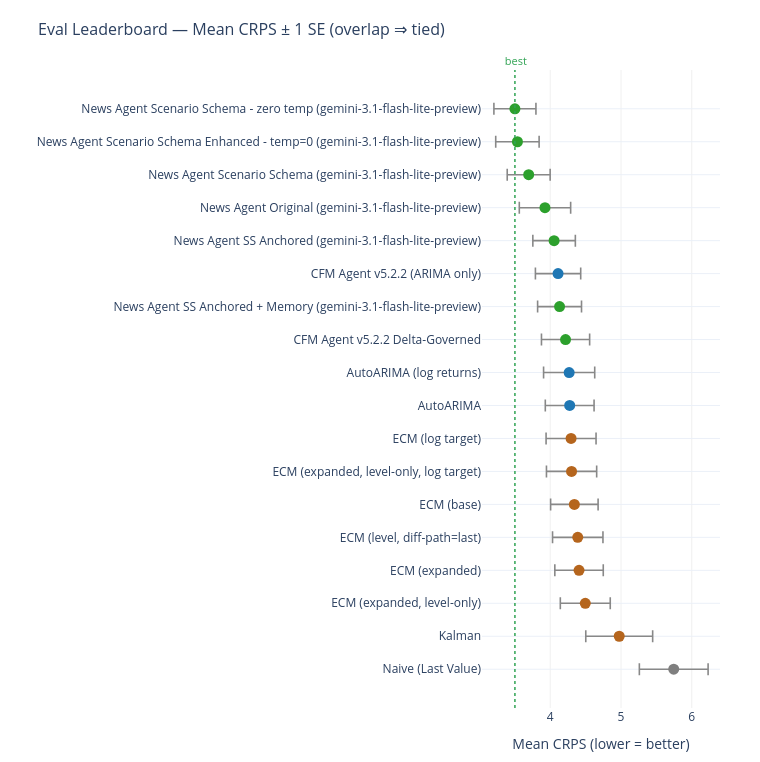

Notebook source saved alongside this figure:
### Code cell
from energy_oil_forecasting import viz
from energy_oil_forecasting.analysis import leaderboard_with_uncertainty, predictions_to_frame


# Same leaderboard, now with a standard-error bar on each mean. If the bars of
# the top methods overlap, their ordering is not statistically distinguishable.
#
# This is the backtest twin of the eval chart in Section 7, and it is the more
# informative of the two: 43 origins here against the eval window's 8, so the
# bars are roughly 2.3x tighter and can separate methods the eval chart cannot.
# Read them together rather than either alone -- a gap that clears the noise
# here but not there is an in-sample edge that has not been shown to survive,
# which is the pattern most of this line-up follows.
backtest_frame = predictions_to_frame(backtest_results, data_service)
backtest_board = leaderboard_with_uncertainty(backtest_frame)
viz.make_leaderboard_interval_chart(backtest_board)

### Figure 1 — Plotly figure (JSON) as saved in the notebook; plotly's stock layout.template omitted (floating-point values rounded to 4 significant figures)
{"data": [{"error_x": {"array": [0.4857, 0.4725, 0.3527, 0.3422, 0.3561, 0.3354, 0.3547, 0.353, 0.3445, 0.3613, 0.3402, 0.3102, 0.32, 0.3003, 0.3627, 0.3033, 0.3066, 0.297], "color": "#888888", "thickness": 1.6, "type": "data", "width": 6}, "hovertemplate": "%{y}<br>CRPS %{x:.3f} ± %{error_x.array:.3f}<extra></extra>", "marker": {"color": ["#7f7f7f", "#b5651d", "#b5651d", "#b5651d", "#b5651d", "#b5651d", "#b5651d", "#b5651d", "#1f77b4", "#1f77b4", "#2ca02c", "#2ca02c", "#1f77b4", "#2ca02c", "#2ca02c", "#2ca02c", "#2ca02c", "#2ca02c"], "size": 11}, "mode": "markers", "showlegend": false, "type": "scatter", "x": [5.745, 4.975, 4.495, 4.407, 4.389, 4.341, 4.302, 4.295, 4.275, 4.267, 4.217, 4.132, 4.111, 4.055, 3.926, 3.696, 3.537, 3.501], "y": ["Naive (Last Value)", "Kalman", "ECM (expanded, level-only)", "ECM (expanded)", "ECM (level, diff-path=last)", "ECM (base)", "ECM (expanded, level-only, log target)", "ECM (log target)", "AutoARIMA", "AutoARIMA (log returns)", "CFM Agent v5.2.2 Delta-Governed", "News Agent SS Anchored + Memory (gemini-3.1-flash-lite-preview)", "CFM Agent v5.2.2 (ARIMA only)", "News Agent SS Anchored (gemini-3.1-flash-lite-preview)", "News Agent Original (gemini-3.1-flash-lite-preview)", "News Agent Scenario Schema (gemini-3.1-flash-lite-preview)", "News Agent Scenario Schema Enhanced - temp=0 (gemini-3.1-flash-lite-preview)", "News Agent Scenario Schema - zero temp (gemini-3.1-flash-lite-preview)"]}], "layout": {"annotations": [{"font": {"color": "#31a354", "size": 11}, "showarrow": false, "text": " best", "x": 3.501, "xanchor": "center", "xref": "x", "y": 1, "yanchor": "bottom", "yref": "y domain"}], "height": 762, "margin": {"b": 50, "l": 230, "r": 40, "t": 70}, "shapes": [{"line": {"color": "#31a354", "dash": "dot", "width": 1.5}, "type": "line", "x0": 3.501, "x1": 3.501, "xref": "x", "y0": 0, "y1": 1, "yref": "y domain"}], "title": {"font": {"size": 16}, "text": "Eval Leaderboard — Mean CRPS ± 1 SE (overlap ⇒ tied)"}, "width": 760, "xaxis": {"gridcolor": "#f0f0f0", "showgrid": true, "title": {"text": "Mean CRPS (lower = better)"}}, "yaxis": {"title": {"text": ""}}}}
